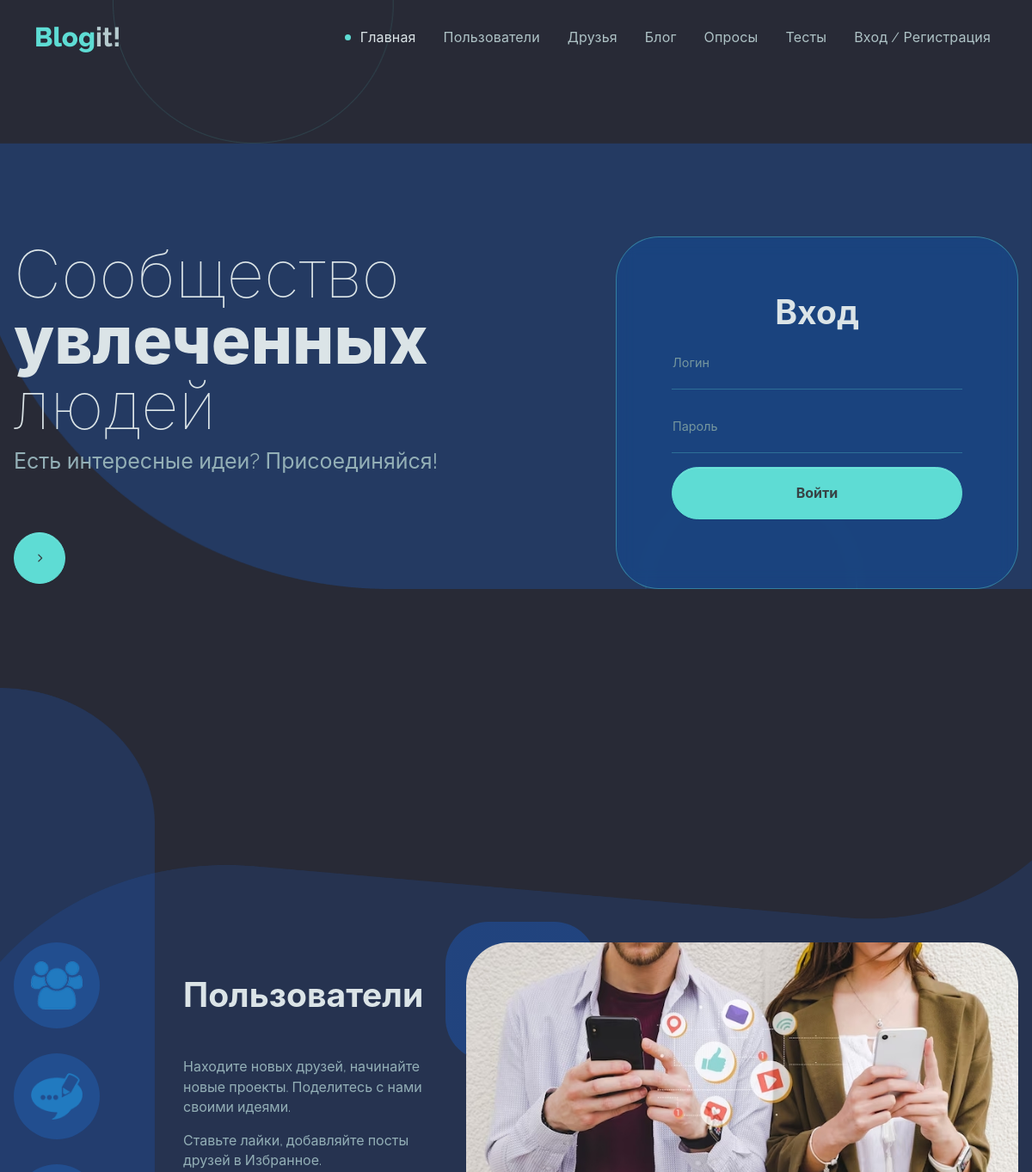
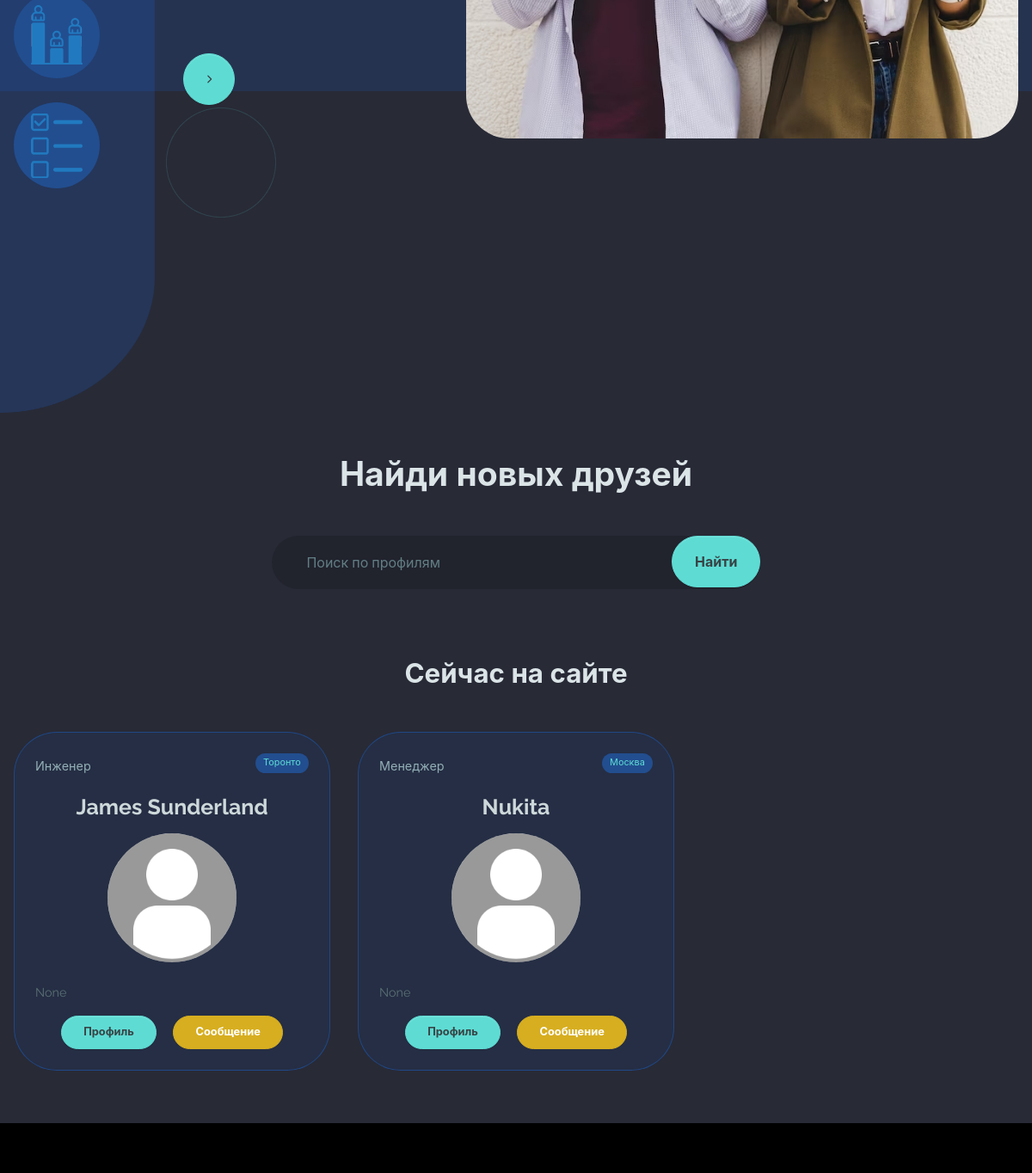
The page / on the database its author committed (2 pictures, top to bottom).
### users/models.py (models this page shows, shortened)
class Profile(models.Model):
    user = models.OneToOneField(User, on_delete=models.CASCADE)
    name = models.CharField(max_length=50, blank=True, null=True)
    email = models.EmailField(max_length=50,  blank=True, null=True)
    username = models.CharField(max_length=50, blank=True, null=True)
    summary = models.CharField(max_length=100, blank=True, null=True)
    city = models.CharField(max_length=20, blank=True, null=True)
    profession = models.CharField(max_length=50, blank=True, null=True)
    about = models.TextField(blank=True, null=True)
    image = models.ImageField(null=True, blank=True, upload_to='profile_images', default='profile_images/default.jpg')
    github = models.CharField(max_length=100, default='https://github.com')
    twitter = models.CharField(max_length=100,  default='https://twitter.com')
    linkedin = models.CharField(max_length=100, default='https://linkedin.com')
    youtube = models.CharField(max_length=100, default='https://youtube.com')
    website = models.CharField(max_length=100, default='https://mysite.com')
    created = models.DateTimeField(auto_now_add=True)
    follows = models.ManyToManyField('self', related_name='followed_by', symmetrical=False, blank=True)
    class Meta:
        ordering = ['created']
        verbose_name = 'Профиль'
        verbose_name_plural = 'Профили'

### users/views.py (the view)
# urls.py: path('', views.landing, name='landing'),
def landing(request):
    if request.user.is_authenticated:
        return redirect('profiles')
    profiles, search_query = searchProfiles(request)
    custom_range, profiles = paginateObjects(request,
        profiles, 3)
    context = {'profiles': profiles, 'search_query': search_query, 'custom_range': custom_range}
    return render(request, 'landing.html', context)

### templates/landing.html (shortened to what this page needs)
{% extends 'base.html' %}
{% block content %}
    <section class="py-0">
        <div class="bg-holder"
             style="background-image:url(static/assets/img/illustrations/bg.png);
                    background-position:left center;
                    background-size:auto 816px">
        </div>
        <div class="container">
            <div class="row align-items-center min-vh-100">
                <div class="col-md-7 col-xl-7 pt-9 text-md-start text-center">
                    <h1 class="display-2 text-light fw-thin">
                        Сообщество
                        <br class="d-none d-xl-block" />
                        <strong class="fw-bolder">увлеченных </strong>людей
                    </h1>
                    <p class="fs-2 text-400">
                        Есть интересные идеи?
                        <br class="d-none d-xxl-block" />
                        Присоединяйся!
                    </p>
                    <a class="btn btn-primary btn-ensurance mt-5" href="{% url 'register' %}"><span class="fas fa-chevron-right fa-xs btn-icon"></span><span class="btn-text">Регистрация</span></a>
                </div>
                <div class="col-md-5 col-xl-5 pe-xxl-0">
                    <div class="card card-bg hero-header-form">
                        <div class="card-body p-4 p-xl-6">
                            <h2 class="text-100 text-center">Вход</h2>
                            <form action="{% url 'landingLogin' %}" method="POST" class="mb-3">
                                <div class="form-floating mb-3">
                                    <input class="form-control input-box form-ensurance-header-control"
                                           id="floatingName"
                                           type="text"
                                           name="username"
                                           placeholder="name"/>
                                    <label for="floatingName">Логин</label>
                                </div>
                                <div class="form-floating mb-3">
                                    <input class="form-control input-box form-ensurance-header-control"
                                           id="floatingPassword"
                                           type="password"
                                           name="password"
                                           placeholder="••••••••"/>
                                    <label for="floatingPassword">Пароль</label>
                                </div>
                                <div class="col-12 d-grid">
                                    <button class="btn btn-primary rounded-pill" type="submit">Войти</button>
                                </div>
                            </form>
                        </div>
                    </div>
                </div>
            </div>
        </div>
    </section>
    <section>
        <div class="bg-holder d-none d-xl-block  mt-11"
             style="background-image:url(static/assets/img/illustrations/circle.png);
                    background-position:18% 49%;
                    background-size:auto">
        </div>
        <div class="container-lg">
            <div class="row flex-center py-8 py-md-10">
                <div class="col-12 mt-6">
                    <div class="d-flex align-items-start">
                        <div class="nav flex-column nav-tab"
                             id="nav-tab"
                             role="tablist"
                             aria-orientation="vertical">
                            <a class="circle-hover-wrapper nav-link mb-lg-4 active"
                               id="nav-car-tab"
                               href="#!"
                               data-bs-toggle="tab"
                               data-bs-target="#nav-car"
                               role="tab"
                               aria-controls="nav-car"
                               aria-selected="true">
                                <div class="icon-box">
                                    <img class="car-insurance-icon"
                                         src="static/assets/img/icons/users.png"
                                         alt="Пользователи"/>
                                </div>
                            </a><a class="circle-hover-wrapper nav-link mb-lg-4"
   id="nav-home-tab"
   href="#!"
   data-bs-toggle="tab"
   data-bs-target="#nav-home"
   role="tab"
   aria-controls="nav-home"
   aria-selected="false">
                            <div class="icon-box">
                                <img class="car-insurance-icon"
                                     src="static/assets/img/icons/blogs.png"
                                     alt="..."/>
                            </div>
                        </a><a class="circle-hover-wrapper nav-link mb-lg-4"
   id="nav-paw-tab"
   href="#!"
   data-bs-toggle="tab"
   data-bs-target="#nav-paw"
   role="tab"
   aria-controls="nav-paw"
   aria-selected="false">
                        <div class="icon-box">
                            <img class="car-insurance-icon"
                                 src="static/assets/img/icons/polls.png"
                                 alt="..."/>
                        </div>
                    </a><a class="circle-hover-wrapper nav-link mb-lg-4"
   id="nav-plane-tab"
   href="#!"
   data-bs-toggle="tab"
   data-bs-target="#nav-plane"
   role="tab"
   aria-controls="nav-plane"
   aria-selected="false">
                    <div class="icon-box">
                        <img class="car-insurance-icon"
                             src="static/assets/img/icons/quizzes.png"
                             alt="..."/>
                    </div>
                </a>
            </div>
            <div class="tab-content w-100" id="nav-tabContent">
                <div class="tab-pane fade show active"
                     id="nav-car"
                     role="tabpanel"
                     aria-labelledby="nav-car-tab">
                    <div class="row align-items-center offset-sm-1 g-3">
                        <div class="col-md-6 col-xl-4 order-1 order-md-0">
                            <h2 class="text-light mb-md-5">Пользователи</h2>
                            <p class="text-400">Находите новых друзей, начинайте новые проекты. Поделитесь с нами своими идеями.</p>
                            <p class="text-400 mt-3">Ставьте лайки, добавляйте посты друзей в Избранное.</p>
                            <a class="btn btn-primary btn-ensurance mt-5" href="{% url 'profiles' %}"><span class="fas fa-chevron-right fa-xs btn-icon"></span><span class="btn-text">Пользователи</span></a>
                        </div>
                        <div class="col-md-6 col-xl-8 text-end">
                            <div class="img-shape">
                                <img class="feature-img"
                                     src="static/assets/img/gallery/users.jpg"
                                     alt="Пользователи"/>
                            </div>
                        </div>
                    </div>
                </div>
            </div>
        </div>
    </div>
</div>
</div>
</section>
<div class="container">
    <div class="row">
        <h2 class="text-light text-center my-5">
            Найди новых друзей
        </h2>
        <div class="mx-auto col-10 col-md-8 col-lg-6">
            <form class="text-light" action="{% url 'profiles' %}" method="get">
                <div class="input-group-icon">
                    <input class="form-control form-ensurance-control"
                           type="text"
                           name="search_query"
                           value="{{ search_query }}"
                           id="formInput#search"
                           placeholder="Поиск по профилям "
                           aria-label="search"/>
                    <button class="btn btn-primary btn-subscribe" type="submit">
                        Найти
                    </button>
                </form>
            </div>
        </div>
    </div>
<section>
    <div class="container">
        <div class="row">
            <h3 class="text-light text-center my-5">
                Сейчас на сайте
            </h3>
        </div>
        <div class="row flex-center h-100 circle-blend circle-blend-left circle-primary">
            <div class="col-12">
                <div class="row align-items-center circle-blend circle-blend-right circle-warning">
                    {% for profile in profiles %}
                        <div class="col-md-6 col-lg-4 mb-4">
                            <div class="card p-3 h-100 card-soft-primary">
                                <div class="card-body">
                                    <div class="d-flex flex-between-center">
                                        <p class="fw-normal mb-0 text-400">
                                            {{ profile.profession }}
                                        </p>
                                        <h6>
                                            <span class="badge rounded-pill text-primary" style="background:#224E8F;">{{ profile.city }}</span>
                                        </h6>
                                    </div>
                                    <h5 class="fw-bold fs-2 text-200 my-3 text-center">
                                        {{ profile.name }}
                                    </h5>
                                    <div class="profile-image-wrapper">
                                        <div class="profile-image">
                                            <a href="{% url 'user-profile' profile.username %}">
                                                    <img src="{{ profile.image.url }}" alt="profile" />
                                                </a>
                                        </div>
                                    </div>
                                    <p>
                                        {{ profile.summary }}
                                    </p>
                                    <div class="col fs-0 fw-normal mb-0 text-center text-secondary">
                                        <a href="{% url 'user-profile' profile.username %}"><span class="btn btn-primary rounded-pill btn-md mr-btn">Профиль</span></a>
                                        <a href="{% url 'create-message' profile.username %}"><span class="btn btn-warning rounded-pill btn-md">Сообщение</span></a>
                                    </div>
                                </div>
                            </div>
                        </div>
                    {% endfor %}
                </div>
            </div>
        </div>
    </div>
</section>
{% endblock %}

### templates/base.html (shortened to what this page needs)
<!DOCTYPE html>
{% load static %}
<html>
    <head>
        <link rel="stylesheet"
              href="https://unicons.iconscout.com/release/v4.0.0/css/line.css">
        <link href="{% static 'assets/css/theme.css' %}" rel="stylesheet" />
        <link href="{% static 'assets/css/user.css' %}" rel="stylesheet" />
        <link href="{% static 'vendors/prism/prism.css' %}" rel="stylesheet">
    </head>
    <body>
        <main class="main" id="top">
            {% include 'navbar.html' %}
            {% block content %}
            {% endblock content %}
        </main>
        <section class="py-0 bg-black">
            <div class="container">
                <div class="row justify-content-md-between justify-content-evenly py-4">
                </div>
            </div>
        </section>
    </body>
</html>

### templates/navbar.html (shortened to what this page needs)
{% load static %}
<nav class="navbar navbar-expand-lg navbar-light fixed-top py-3"
     data-navbar-on-scroll="data-navbar-on-scroll">
    <div class="container">
        <a class="navbar-brand" href="{% url 'profiles' %}"><span class="text-primary fs-3 ms-2 fw-bolder">Blog</span><span class="fw-bold text-300 fs-3">it!</span></a>
        <div class="collapse navbar-collapse pt-4 pt-lg-0"
             id="navbarSupportedContent">
            <ul class="navbar-nav ms-auto border-bottom border-lg-bottom-0 pt-2 pt-lg-0">
                {% if not request.user.is_authenticated %}
                    <li class="nav-item px-2">
                        <a class="nav-link active"
                           aria-current="page"
                           href="{% url 'landing' %}">Главная</a>
                    </li>
                {% endif %}
                <li class="nav-item px-2">
                    <a class="nav-link" aria-current="page" href="{% url 'profiles' %}">Пользователи</a>
                </li>
                <li class="nav-item px-2">
                    <a class="nav-link" href="{% url 'blog:friends' %}">Друзья</a>
                </li>
                <li class="nav-item px-2">
                    <a class="nav-link" href="{% url 'blog:my-blog' %}">Блог</a>
                </li>
                <li class="nav-item px-2">
                    <a class="nav-link" href="{% url 'polls:questions' %}">Опросы</a>
                </li>
                <li class="nav-item px-2">
                    <a class="nav-link" href="{% url 'quizzes:quizzes' %}">Тесты</a>
                </li>
                {% if request.user.is_authenticated %}
                    <li class="nav-item px-2">
                        <a class="nav-link" href="{% url 'inbox' %}">Сообщения</a>
                    </li>
                    <li class="nav-item px-2">
                        <a class="nav-link" href="{% url 'account' %}">Аккаунт</a>
                    </li>
                    <li class="nav-item px-2">
                        <a class="nav-link" href="{% url 'logout' %}">Выйти</a>
                    </li>
                {% else %}
                    <li class="nav-item px-2">
                        <a class="nav-link" href="{% url 'login' %}">Вход / Регистрация</a>
                    </li>
                {% endif %}
            </ul>
        </div>
    </div>
</nav>

### rows shown on the page
Profile: profession "Инженер", city "Торонто", name "James Sunderland", image (placeholder picture), summary "None"
Profile: profession "Менеджер", city "Москва", name "Nukita", image (placeholder picture), summary "None"
